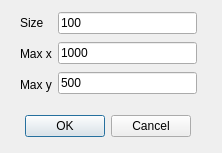
<?xml version="1.0" encoding="UTF-8"?>
<ui version="4.0">
 <class>RandGenDialog</class>
 <widget class="QDialog" name="RandGenDialog">
  <property name="geometry">
   <rect>
    <x>0</x>
    <y>0</y>
    <width>222</width>
    <height>153</height>
   </rect>
  </property>
  <property name="windowTitle">
   <string>Generate Random Point</string>
  </property>
  <widget class="QDialogButtonBox" name="buttonBox">
   <property name="geometry">
    <rect>
     <x>20</x>
     <y>110</y>
     <width>171</width>
     <height>32</height>
    </rect>
   </property>
   <property name="orientation">
    <enum>Qt::Horizontal</enum>
   </property>
   <property name="standardButtons">
    <set>QDialogButtonBox::Cancel|QDialogButtonBox::Ok</set>
   </property>
  </widget>
  <widget class="QWidget" name="">
   <property name="geometry">
    <rect>
     <x>20</x>
     <y>10</y>
     <width>177</width>
     <height>87</height>
    </rect>
   </property>
   <layout class="QHBoxLayout" name="horizontalLayout">
    <item>
     <layout class="QVBoxLayout" name="verticalLayout_2">
      <item>
       <widget class="QLabel" name="label">
        <property name="text">
         <string>Size</string>
        </property>
       </widget>
      </item>
      <item>
       <widget class="QLabel" name="label_2">
        <property name="text">
         <string>Max x</string>
        </property>
       </widget>
      </item>
      <item>
       <widget class="QLabel" name="label_3">
        <property name="text">
         <string>Max y</string>
        </property>
       </widget>
      </item>
     </layout>
    </item>
    <item>
     <layout class="QVBoxLayout" name="verticalLayout">
      <item>
       <widget class="QLineEdit" name="edit_size">
        <property name="text">
         <string>100</string>
        </property>
       </widget>
      </item>
      <item>
       <widget class="QLineEdit" name="edit_max_x">
        <property name="text">
         <string>1000</string>
        </property>
       </widget>
      </item>
      <item>
       <widget class="QLineEdit" name="edit_max_y">
        <property name="text">
         <string>500</string>
        </property>
       </widget>
      </item>
     </layout>
    </item>
   </layout>
  </widget>
 </widget>
 <resources/>
 <connections>
  <connection>
   <sender>buttonBox</sender>
   <signal>accepted()</signal>
   <receiver>RandGenDialog</receiver>
   <slot>accept()</slot>
   <hints>
    <hint type="sourcelabel">
     <x>248</x>
     <y>254</y>
    </hint>
    <hint type="destinationlabel">
     <x>157</x>
     <y>274</y>
    </hint>
   </hints>
  </connection>
  <connection>
   <sender>buttonBox</sender>
   <signal>rejected()</signal>
   <receiver>RandGenDialog</receiver>
   <slot>reject()</slot>
   <hints>
    <hint type="sourcelabel">
     <x>316</x>
     <y>260</y>
    </hint>
    <hint type="destinationlabel">
     <x>286</x>
     <y>274</y>
    </hint>
   </hints>
  </connection>
 </connections>
</ui>
